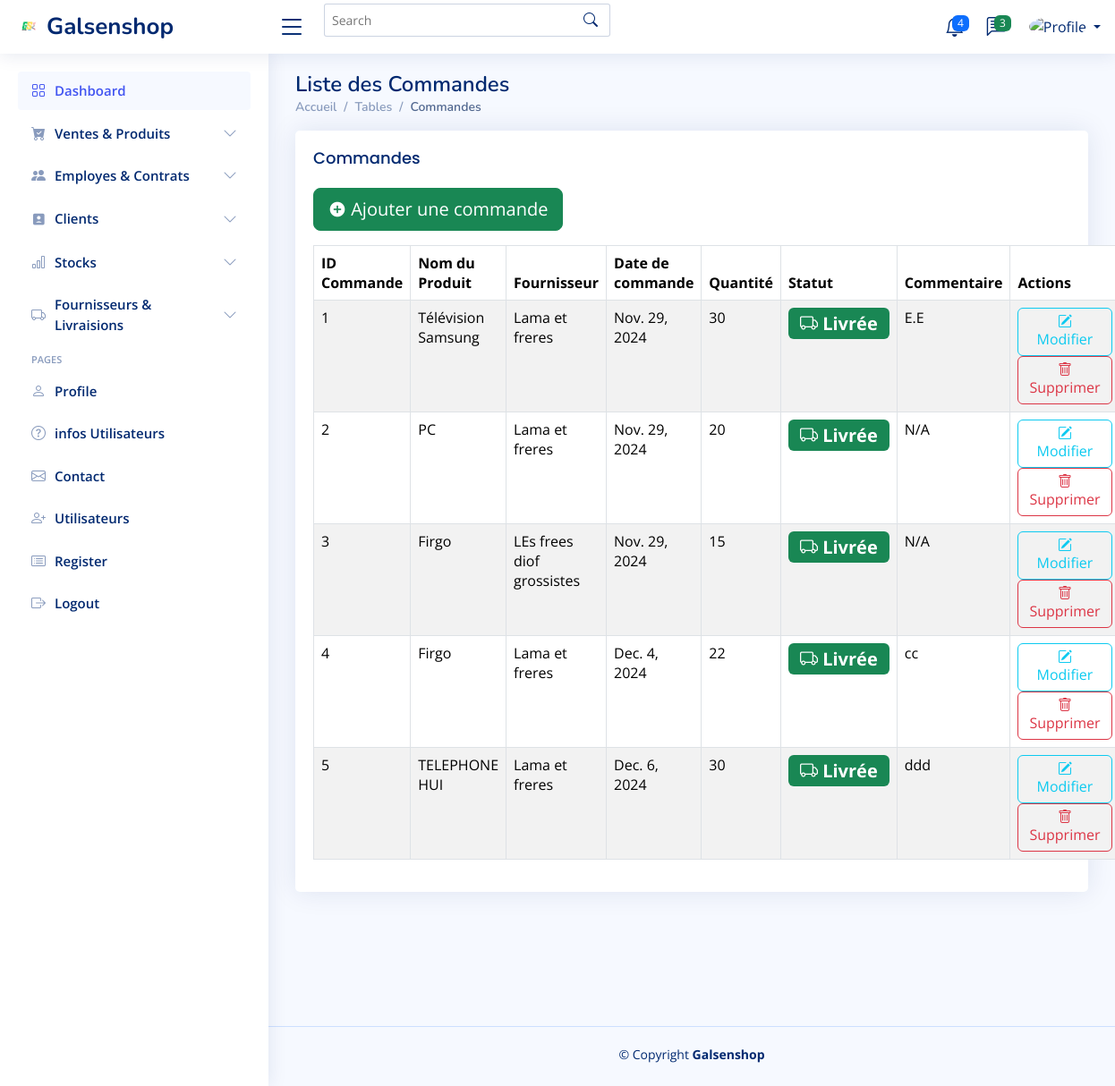
Page /liste_commandes/ on the earlier database version.
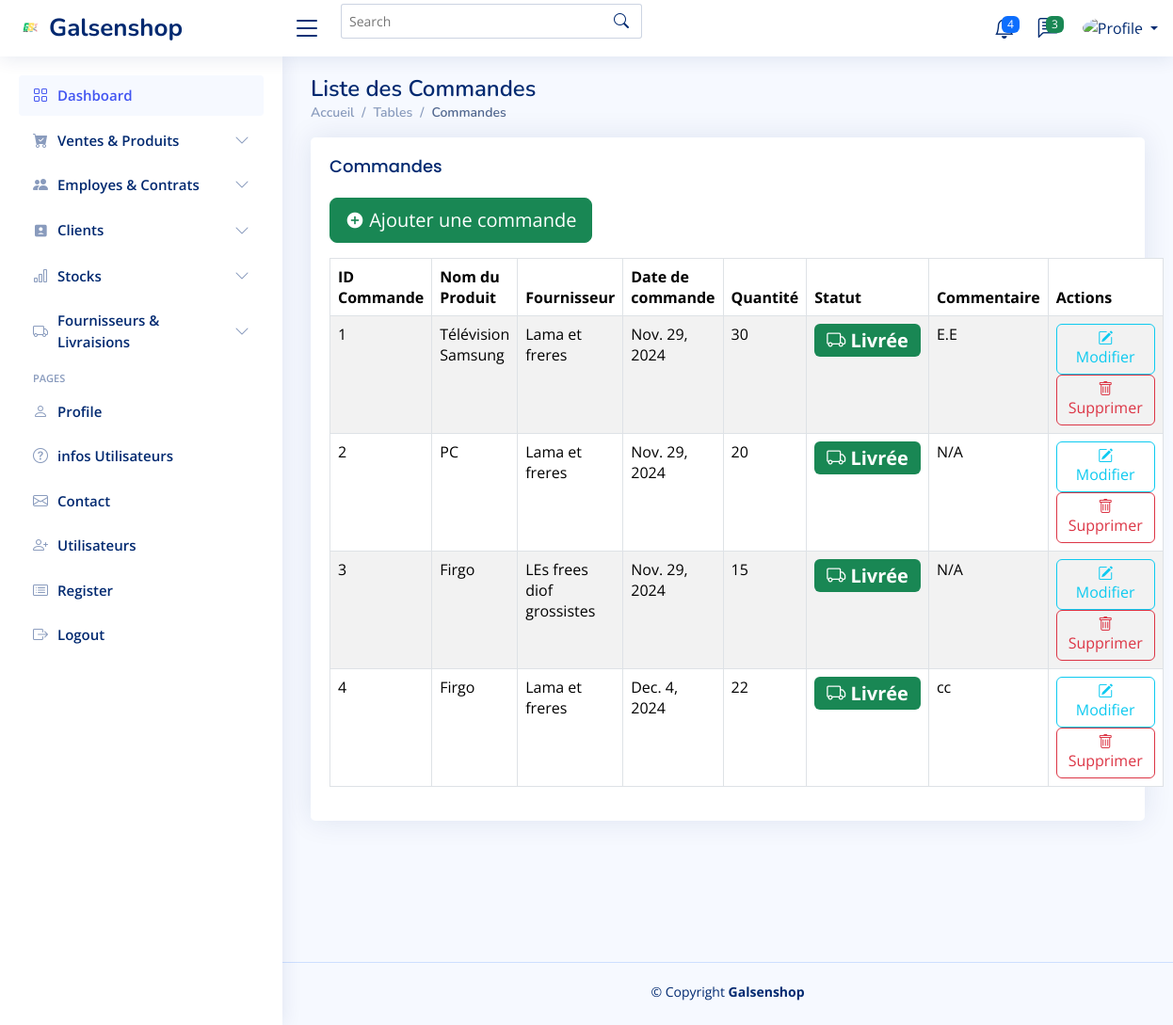
Same page on the later database version.
### application/models.py (models this page shows, shortened)
class CommandeApprovisionnement(models.Model):
    produit = models.ForeignKey(Stock, related_name='commandes', on_delete=models.CASCADE)
    fournisseur = models.ForeignKey(Fournisseur, on_delete=models.CASCADE, related_name="commandes")
    date_commande = models.DateField(verbose_name="Date de Commande",null=False,  # Si vous souhaitez qu'il reste obligatoire
        blank=False,  # Empêche les champs vides dans les formulaires
        default=datetime.date.today  # Fournit une valeur par défaut (optionnel)
    )
    quantite = models.PositiveIntegerField()
    statut = models.CharField(max_length=50, choices=[('en_cours', 'En Cours'), ('livree', 'Livrée')], default='en_cours')
    commentaire = models.TextField(blank=True, null=True)

class Stock(models.Model):
    STATUT_CHOICES = [
        ('en_stock', 'En stock'),
        ('rupture', 'Rupture'),
        ('en_approvisionnement', 'En approvisionnement'),
        ('reserve', 'Réservé'),
    ]
    EMPLACEMENT_CHOICES = [
        ('entrepot_1', 'Entrepôt 1'),
        ('entrepot_2', 'Entrepôt 2'),
        ('magasin', 'Magasin'),
        ('reserve', 'Réserve'),
        ('autre', 'Autre'),
    ]
    produit = models.OneToOneField(Produit, on_delete=models.CASCADE, related_name='stock')
    emplacement = models.CharField(max_length=50, choices=EMPLACEMENT_CHOICES, default='entrepot_1')
    quantite = models.PositiveIntegerField(default=0)
    statut = models.CharField(max_length=20, choices=STATUT_CHOICES, default='en_stock')  # Statut du stock
    date_ajout = models.DateTimeField(auto_now_add=True)

class Produit(models.Model):
    nom = models.CharField(max_length=100)
    description = models.TextField(blank=True, null=True)
    prix = models.DecimalField(max_digits=10, decimal_places=2)
    categorie = models.ForeignKey('Categorie', on_delete=models.CASCADE, related_name='produits')
    actif = models.BooleanField(choices=[(True, 'Disponible'), (False, 'Indisponible')], default=False)
    image = models.ImageField(upload_to='produits/', blank=True, null=True)

class Fournisseur(models.Model):
    nom = models.CharField(max_length=100)
    email = models.EmailField(null=True, blank=True)
    telephone = models.CharField(max_length=15, null=True, blank=True)
    adresse = models.TextField(null=True, blank=True)
    date_ajout = models.DateTimeField(auto_now_add=True)

### application/views.py (the view)
# urls.py: path('liste_commandes/', views.liste_commandes, name='liste_commandes'),  #
def liste_commandes(request):
    commandes = CommandeApprovisionnement.objects.all()
    return render(request, 'commande/liste_commandes.html', {'commandes': commandes})

### templates/commande/liste_commandes.html (shortened to what this page needs)
{% extends "base.html" %} {% load static %} {% block content %}
<main id="main" class="main">
  <div class="pagetitle">
    <h1>Liste des Commandes</h1>
    <nav>
      <ol class="breadcrumb">
        <li class="breadcrumb-item"><a href="{% url 'home' %}">Accueil</a></li>
        <li class="breadcrumb-item">Tables</li>
        <li class="breadcrumb-item active">Commandes</li>
      </ol>
    </nav>
  </div>
  <section class="section">
    <div class="row">
      <div class="col-lg-12">
        <div class="card">
          <div class="card-body">
            <h5 class="card-title">Commandes</h5>
            <button
              type="button"
              class="btn btn-success btn-lg mb-3"
              onclick="window.location.href='{% url 'ajouter_commande' %}'"
            >
              <i class="ri-add-circle-fill"></i> Ajouter une commande
            </button>
            <table
              class="table table-striped table-bordered table-hover datatable"
            >
              <thead>
                <tr>
                  <th>ID Commande</th>
                  <th>Nom du Produit</th>
                  <th>Fournisseur</th>
                  <th>Date de commande</th>
                  <th>Quantité</th>
                  <th>Statut</th>
                  <th>Commentaire</th>
                  <th>Actions</th>
                </tr>
              </thead>
              <tbody>
                {% for commande in commandes %}
                <tr>
                  <td>{{ commande.id }}</td>
                  <td>{{ commande.produit.produit.nom }}</td>
                  <td>{{ commande.fournisseur.nom }}</td>
                  <td>{{ commande.date_commande }}</td>
                  <td>{{ commande.quantite }}</td>
                  <td>
                    <span
                      class="badge {% if commande.statut == 'livree' %}bg-success{% else %}bg-warning{% endif %} fs-5"
                    >
                      {% if commande.statut == 'livree' %}
                      <i class="bi bi-truck"></i> Livrée {% else %}
                      <i class="bi bi-clock-history"></i> En cours {% endif %}
                    </span>
                  </td>
                  <td>{{ commande.commentaire|default:"N/A" }}</td>
                  <td>
                    <a
                      class="btn btn-outline-info"
                      href="{% url 'modifier_commande' commande.id %}"
                    >
                      <i class="bi bi-pencil-square"></i> Modifier
                    </a>
                    <a
                      href="#"
                      class="btn btn-outline-danger"
                      data-bs-toggle="modal"
                      data-bs-target="#deleteModal{{ commande.id }}"
                    >
                      <i class="bi bi-trash"></i> Supprimer
                    </a>
                  </td>
                </tr>
                {% endfor %}
              </tbody>
            </table>
          </div>
        </div>
      </div>
    </div>
  </section>
</main>
{% endblock content %}

Differences in the rows shown:
removed CommandeApprovisionnement: id "5", produit.produit.nom "TELEPHONE HUI", fournisseur.nom "Lama et freres", date_commande "Dec. 6, 2024", quantite "30", statut "livree" (drawn), commentaire "ddd"
